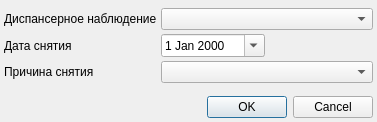
<?xml version="1.0" encoding="UTF-8"?>
<ui version="4.0">
 <class>SurveillanceRemovedDialog</class>
 <widget class="QDialog" name="SurveillanceRemovedDialog">
  <property name="geometry">
   <rect>
    <x>0</x>
    <y>0</y>
    <width>377</width>
    <height>122</height>
   </rect>
  </property>
  <property name="windowTitle">
   <string>Dialog</string>
  </property>
  <layout class="QGridLayout" name="gridLayout">
   <property name="margin">
    <number>4</number>
   </property>
   <property name="spacing">
    <number>4</number>
   </property>
   <item row="0" column="1">
    <widget class="QWidget" name="pnlDateTime" native="true">
     <property name="sizePolicy">
      <sizepolicy hsizetype="Expanding" vsizetype="Preferred">
       <horstretch>0</horstretch>
       <verstretch>0</verstretch>
      </sizepolicy>
     </property>
     <layout class="QHBoxLayout" name="horizontalLayout">
      <property name="spacing">
       <number>0</number>
      </property>
      <property name="margin">
       <number>0</number>
      </property>
     </layout>
    </widget>
   </item>
   <item row="3" column="0">
    <widget class="QLabel" name="lblRemoveReason">
     <property name="text">
      <string>Причина снятия</string>
     </property>
    </widget>
   </item>
   <item row="1" column="0">
    <widget class="QLabel" name="lblDispanser">
     <property name="text">
      <string>Диспансерное наблюдение</string>
     </property>
    </widget>
   </item>
   <item row="4" column="0">
    <spacer name="verticalSpacer">
     <property name="orientation">
      <enum>Qt::Vertical</enum>
     </property>
     <property name="sizeHint" stdset="0">
      <size>
       <width>20</width>
       <height>40</height>
      </size>
     </property>
    </spacer>
   </item>
   <item row="2" column="1">
    <widget class="CDateEdit" name="edtRemoveReasonDate">
     <property name="calendarPopup">
      <bool>true</bool>
     </property>
    </widget>
   </item>
   <item row="2" column="0">
    <widget class="QLabel" name="lblRemoveReasonDate">
     <property name="text">
      <string>Дата снятия</string>
     </property>
    </widget>
   </item>
   <item row="2" column="2">
    <spacer name="horizontalSpacer">
     <property name="orientation">
      <enum>Qt::Horizontal</enum>
     </property>
     <property name="sizeHint" stdset="0">
      <size>
       <width>40</width>
       <height>20</height>
      </size>
     </property>
    </spacer>
   </item>
   <item row="1" column="1" colspan="2">
    <widget class="CRBComboBox" name="cmbDispanser"/>
   </item>
   <item row="3" column="1" colspan="2">
    <widget class="CRBComboBox" name="cmbRemoveReason">
     <property name="sizePolicy">
      <sizepolicy hsizetype="Expanding" vsizetype="Fixed">
       <horstretch>0</horstretch>
       <verstretch>0</verstretch>
      </sizepolicy>
     </property>
    </widget>
   </item>
   <item row="5" column="0" colspan="3">
    <widget class="QDialogButtonBox" name="buttonBox">
     <property name="orientation">
      <enum>Qt::Horizontal</enum>
     </property>
     <property name="standardButtons">
      <set>QDialogButtonBox::Cancel|QDialogButtonBox::Ok</set>
     </property>
    </widget>
   </item>
  </layout>
 </widget>
 <customwidgets>
  <customwidget>
   <class>CDateEdit</class>
   <extends>QDateEdit</extends>
   <header>library/DateEdit.h</header>
  </customwidget>
  <customwidget>
   <class>CRBComboBox</class>
   <extends>QComboBox</extends>
   <header>library/crbcombobox.h</header>
  </customwidget>
 </customwidgets>
 <tabstops>
  <tabstop>cmbDispanser</tabstop>
  <tabstop>edtRemoveReasonDate</tabstop>
  <tabstop>cmbRemoveReason</tabstop>
  <tabstop>buttonBox</tabstop>
 </tabstops>
 <resources/>
 <connections>
  <connection>
   <sender>buttonBox</sender>
   <signal>accepted()</signal>
   <receiver>SurveillanceRemovedDialog</receiver>
   <slot>accept()</slot>
   <hints>
    <hint type="sourcelabel">
     <x>252</x>
     <y>123</y>
    </hint>
    <hint type="destinationlabel">
     <x>157</x>
     <y>127</y>
    </hint>
   </hints>
  </connection>
  <connection>
   <sender>buttonBox</sender>
   <signal>rejected()</signal>
   <receiver>SurveillanceRemovedDialog</receiver>
   <slot>reject()</slot>
   <hints>
    <hint type="sourcelabel">
     <x>320</x>
     <y>123</y>
    </hint>
    <hint type="destinationlabel">
     <x>286</x>
     <y>127</y>
    </hint>
   </hints>
  </connection>
 </connections>
</ui>
